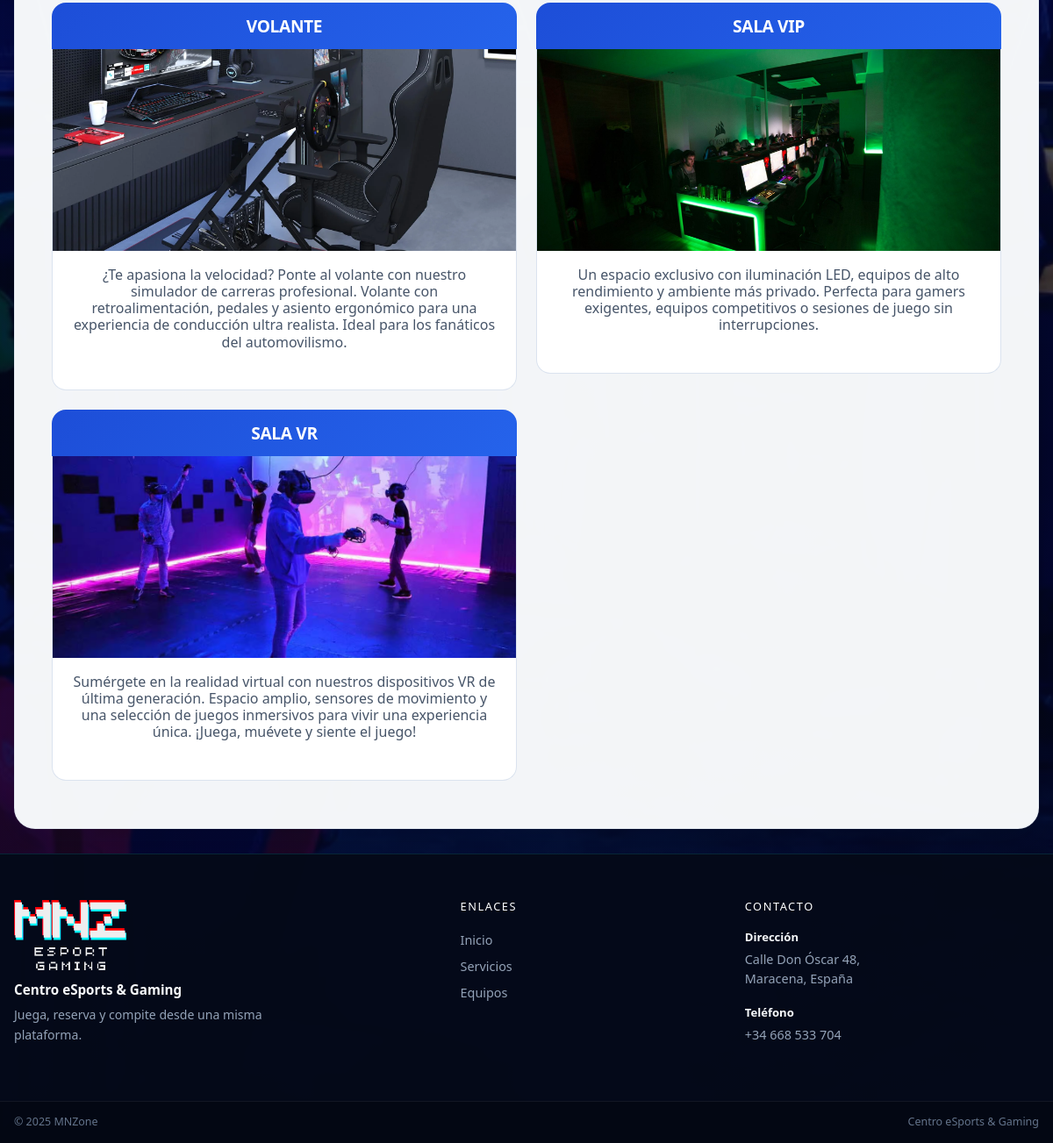
The page /php/servicio/servicios.php (lower part) on the database as committed earlier.
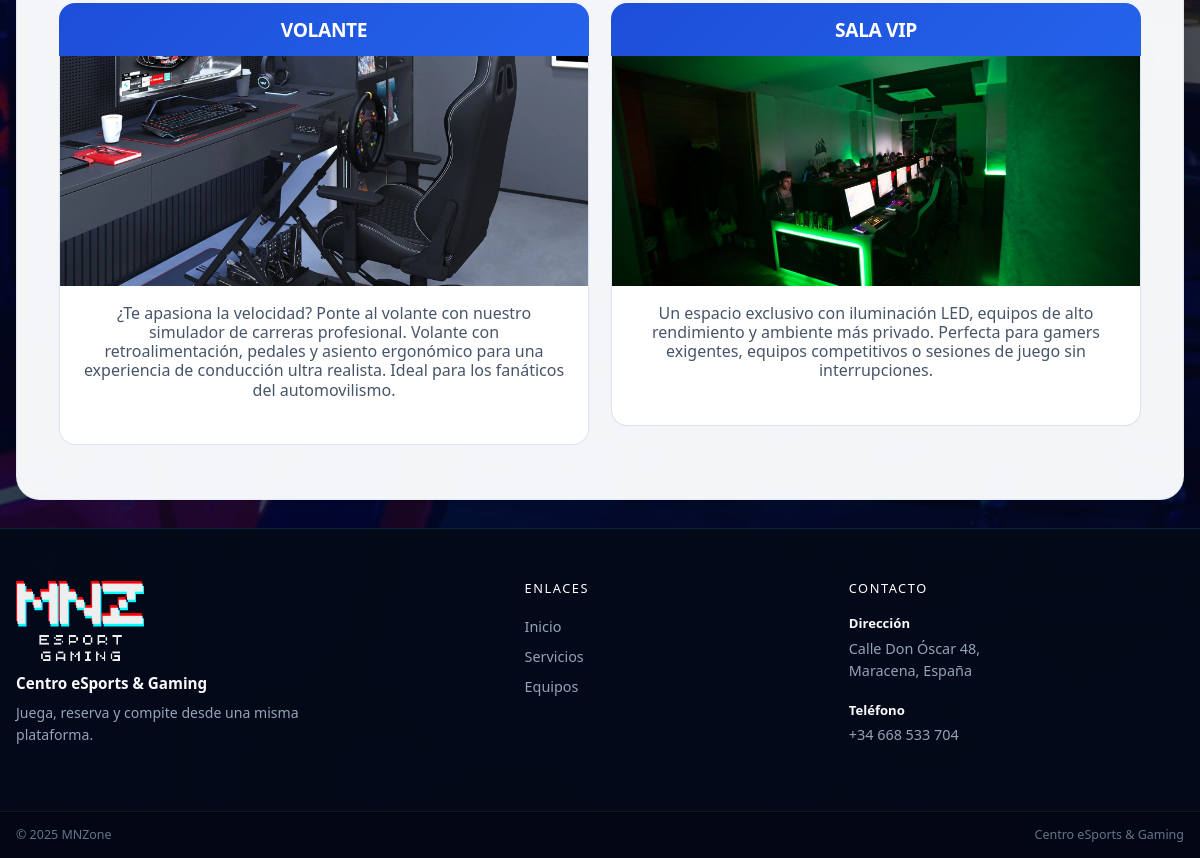
The same page on the database as committed later.
### tables this page shows
CREATE TABLE `servicio` (
  `codigo_servicio` int(11) NOT NULL,
  `nombre` varchar(255) NOT NULL,
  `descripcion` text DEFAULT NULL,
  `imagen` varchar(255) DEFAULT NULL
);

### php/servicio/servicios.php (the view, shortened to what this page needs)
<?php
include '../esencial/conexion.php';
?>
<!DOCTYPE html>
<html lang="es">
<head>
    <link rel="stylesheet" href="../../css/styles.css">
    <link rel="stylesheet" href="https://cdn.jsdelivr.net/npm/bootstrap@5.3.3/dist/css/bootstrap.min.css">
</head>
<body>
    <main>
        <br>
        <?php
        $query = "SELECT codigo_servicio, nombre, descripcion, imagen FROM servicio";
        $stmt = $conexion->prepare($query);
        $stmt->execute();
        $stmt->bind_result($codigo_servicio, $nombre, $descripcion, $imagen);
        $contador = 0;
        if ($stmt->fetch()) {
            echo "<div class='lista-servicios'>";
            do {
                $contador++;
        ?>
                <div class="accordion" id="accordion<?php echo $contador ?>">
                    <div class="header_servicio">
                        <h2 class='servicio-title' style="text-transform:uppercase;"><?php echo $nombre ?></h2>
                    </div>
                    <div style="background:#ffffff; margin-left:10%;width:80%" class="accordion-collapse" aria-labelledby="heading<?php echo $contador ?>" data-bs-parent="#accordionExample">
                        <div class="accordion-body" style="width:95%;justify-self:center;">
                            <div class='servicio-image' style="width:100%;"><img loading='lazy' style="width:100%;height:300px" src="<?php echo $imagen ?>" alt='<?php echo $nombre ?>'></div>
                            <div class='servicio-content' style="text-align:center;width:auto">
                                <h6 class='text-md-center'><?php echo $descripcion ?></h6>
                            </div>
                        </div>
                    </div>
                </div>
        <?php
            } while ($stmt->fetch());
            echo "</div>";
        } else {
            echo "<p>No hay noticias disponibles.</p>";
        }
        ?>
    </main>
    <?php include '../esencial/footer.php' ?>
</body>
</html>

Rows that differ between the two databases and show on the page:
removed servicio: nombre "SALA VR", imagen (picture), descripcion "Sumérgete en la realidad virtual con nuestros dispositivos VR de última generación. Espacio amplio, sensores de movimiento y una selección de juegos inmersivos para vivir una experiencia única. ¡Juega, muévete y siente el juego!"
